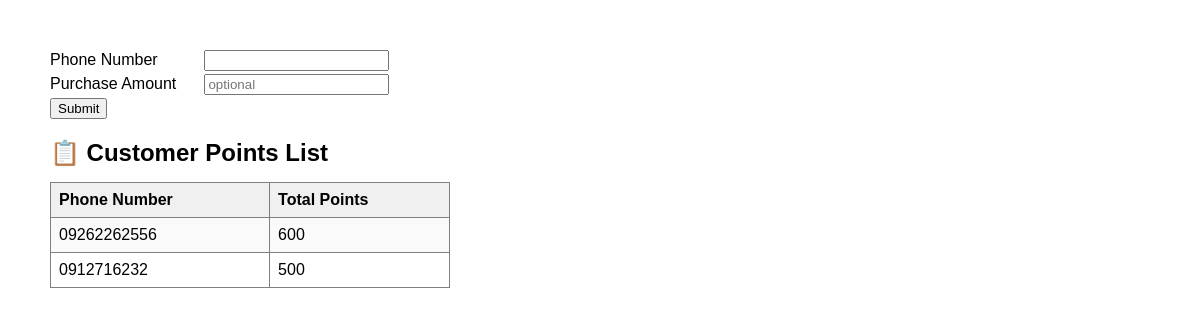
The app's page /Register.php with its own data.
### tables this page shows
CREATE TABLE `account` (
  `Account_ID` int(11) NOT NULL,
  `Phone_Number` varchar(20) NOT NULL,
  `Total_Points` float NOT NULL
);

### Register.php (the view, shortened to what this page needs)
<!DOCTYPE html>
<html>
<head>
</head>
<body>
    <form action="Register.php" method="POST">
        <label>Phone Number</label>
        <input type="number" name="numphonenumber" required><br>
        <label>Purchase Amount</label>
        <input type="number" name="numamount" placeholder="optional"><br>
        <input type="submit" name="btnsubmit" value="Submit">
    </form>
</body>
</html>
<?php
$connection = mysqli_connect('localhost', 'root', '', 'the_bottle_inner_circle');
$query = "SELECT Phone_Number, Total_Points FROM account ORDER BY Total_Points DESC";
$result = mysqli_query($connection, $query);
?>
<!DOCTYPE html>
<html>
<head>
</head>
<body>
    <h2>📋 Customer Points List</h2>
    <table border="1" cellpadding="8" cellspacing="0">
        <tr style="background-color:#f0f0f0;">
            <th>Phone Number</th>
            <th>Total Points</th>
        </tr>
        <?php
        if (mysqli_num_rows($result) > 0) {
            while ($row = mysqli_fetch_assoc($result)) {
                echo "<tr>";
                echo "<td>" . htmlspecialchars($row['Phone_Number']) . "</td>";
                echo "<td>" . htmlspecialchars($row['Total_Points']) . "</td>";
                echo "</tr>";
            }
        } else {
            echo "<tr><td colspan='2'>No accounts found.</td></tr>";
        }
        ?>
    </table>
</body>
</html>

### Register.php (style rules this page uses)
body { font-family: Arial; padding: 20px; }
label { display: inline-block; width: 150px; margin-bottom: 5px; }
body { font-family: Arial, sans-serif; margin: 30px; }
h2 { margin-bottom: 15px; }
table { border-collapse: collapse; width: 400px; }
th, td { text-align: left; padding: 8px; }
tr:nth-child(even) { background-color: #fafafa; }

### records on screen
account: Phone_Number "09262262556", Total_Points "600"
account: Phone_Number "0912716232", Total_Points "500"
